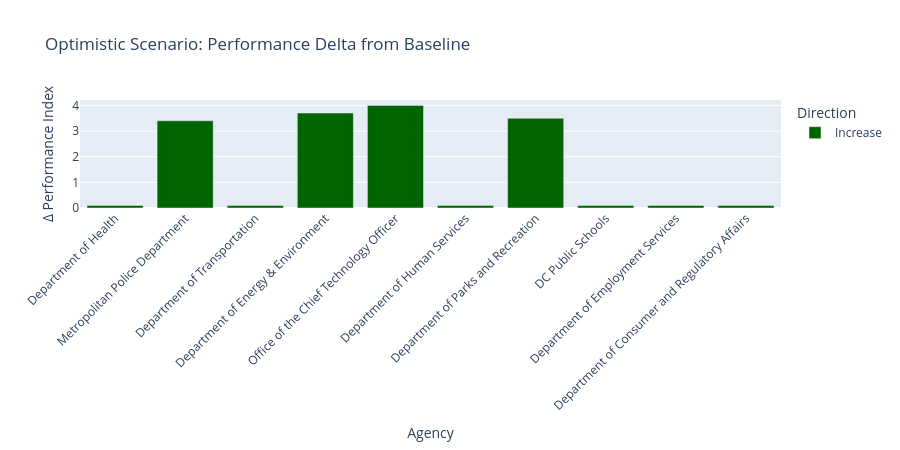

Notebook code cell kept with this figure:
### Markdown cell above
## Chart 2: Interactive Budget Allocation Waterfall
Source: Scenario modeling — Shows the delta from baseline to optimistic scenario per agency

### Code cell
delta = df_opt[['Agency', 'Change from Baseline']].copy()
delta['Direction'] = delta['Change from Baseline'].apply(lambda x: 'Increase' if x > 0 else 'Decrease')

fig = px.bar(
    delta,
    x='Agency', y='Change from Baseline', color='Direction',
    color_discrete_map={'Increase': 'darkgreen', 'Decrease': 'firebrick'},
    title='Optimistic Scenario: Performance Delta from Baseline',
    labels={'Change from Baseline': 'Δ Performance Index'}
)
fig.update_layout(xaxis_tickangle=-45, height=450)
fig.write_image(str(BASE / 'figures/15_delta_waterfall.png'), scale=2)
fig.show()

### Figure 1 — Plotly figure (JSON) as saved in the notebook; plotly's stock layout.template omitted (floating-point values rounded to 4 significant figures)
{"data": [{"hovertemplate": "Direction=Increase<br>Agency=%{x}<br>Δ Performance Index=%{y}<extra></extra>", "legendgroup": "Increase", "marker": {"color": "darkgreen", "pattern": {"shape": ""}}, "name": "Increase", "orientation": "v", "showlegend": true, "textposition": "auto", "type": "bar", "x": ["Department of Health", "Metropolitan Police Department", "Department of Transportation", "Department of Energy & Environment", "Office of the Chief Technology Officer", "Department of Human Services", "Department of Parks and Recreation", "DC Public Schools", "Department of Employment Services", "Department of Consumer and Regulatory Affairs"], "xaxis": "x", "y": [0.1, 3.4, 0.1, 3.7, 4.0, 0.1, 3.5, 0.1, 0.1, 0.1], "yaxis": "y"}], "layout": {"barmode": "relative", "height": 450, "legend": {"title": {"text": "Direction"}, "tracegroupgap": 0}, "title": {"text": "Optimistic Scenario: Performance Delta from Baseline"}, "xaxis": {"anchor": "y", "domain": [0.0, 1.0], "tickangle": -45, "title": {"text": "Agency"}}, "yaxis": {"anchor": "x", "domain": [0.0, 1.0], "title": {"text": "Δ Performance Index"}}}}
